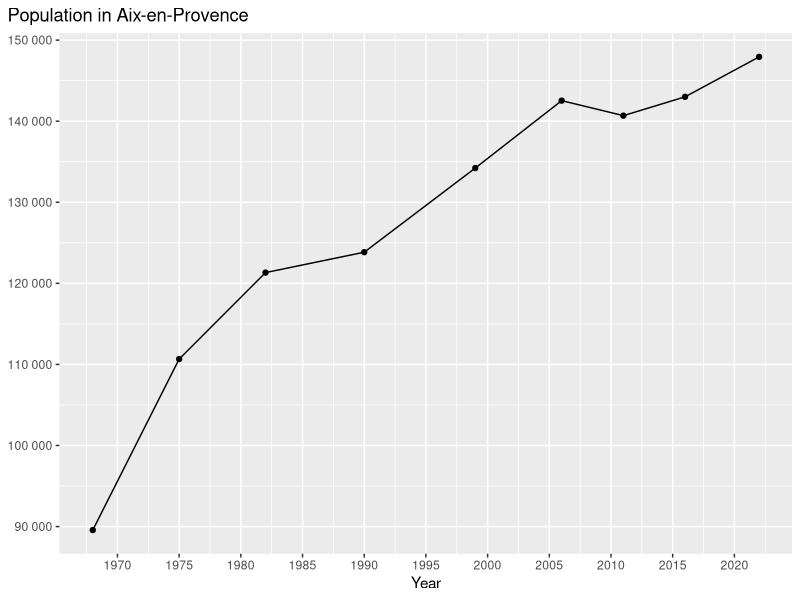

Write the R code that produced this figure.
library(tidyverse)
library(ggplot2)

p_pop <- ggplot(
  data = tibble(
    year = c(1968, 1975, 1982, 1990, 1999, 2006, 2011, 2016, 2022),
    pop = c(89566, 110659, 121327, 123842, 134222, 142534, 140684, 143006, 147933)
  ),
  mapping = aes(x = year, y = pop)
) +
  geom_line() +
  geom_point() +
  labs(x = "Year", y = NULL, title = "Population in Aix-en-Provence") +
  scale_x_continuous(n.breaks = 10) +
  scale_y_continuous(labels = scales::label_number(scale = 1)) +
  theme(plot.title.position = "plot")

ggsave(p_pop, file = "../figs/session1/pop_aix.pdf", width = 8, height = 4)
